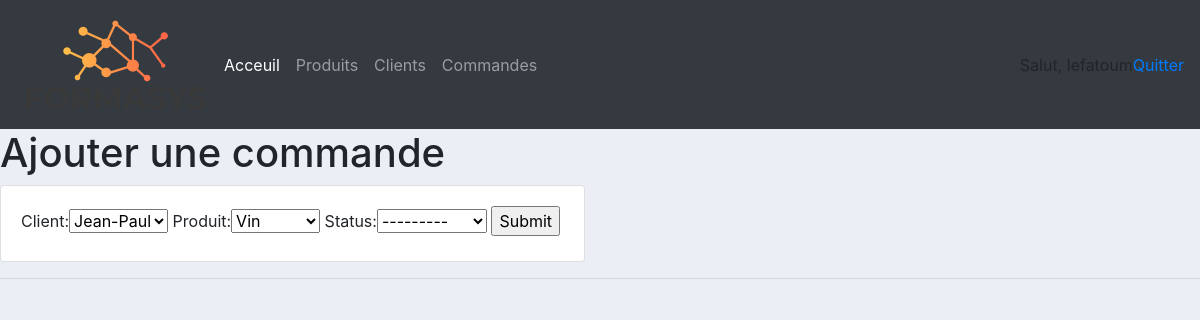
Screenshot of /commande/modifier_commande/1 (signed in) with the database file from the repository.
### commande/models.py (models this page shows, shortened)
class Commande(models.Model):
    STATUS = (('en instance', 'en instance'), ('non livré', 'non livré'), ('livré', 'livré"'))
    client = models.ForeignKey(Client, null=True, on_delete=models.SET_NULL)
    produit = models.ForeignKey(Produit, null=True, on_delete=models.SET_NULL)
    status = models.CharField(max_length=200, null=True,choices=STATUS)
    date_creation = models.DateTimeField(auto_now_add=True, null=True)

### commande/views.py (the view)
# urls.py: path('modifier_commande/<str:pk>', views.modifier_commande, name='modifier_commande'),
@login_required(login_url='acces')
def modifier_commande(request, pk):
    commande = Commande.objects.get(id=pk)
    form = CommandeForm(instance=commande)
    if request.method == 'POST':
        form = CommandeForm(request.POST, instance=commande)
        if form.is_valid():
            form.save()
            return redirect('/')
    context = {'form': form}
    return render(request, 'commande/ajouter_commande.html', context)

### commande/forms.py
class CommandeForm(ModelForm):
    class Meta:
        model = Commande
        fields = '__all__'

### client/models.py (called while the page is built)
    def __str__(self):
            return self.nom

### produit/models.py (called while the page is built)
    def __str__(self):
        return self.nom

### templates/commande/ajouter_commande.html (shortened to what this page needs)
{% extends 'main.html' %}
    {% block content %}
    <h1>Ajouter une commande</h1>
<div class="row">
<div class="col-md-6">
    <div class="card card-body">
    <form action="" method="POST">
        {{form}}
        <input type="submit" name="Envoyer">
    </form>
    </div>
    </div>
</div>
    {% endblock content %}

### templates/base/navbar.html (shortened to what this page needs)
{% load static %}
<nav class="navbar navbar-expand-lg navbar-dark bg-dark">
  <img src="{% static 'images/logo.png' %}">
  <div class="collapse navbar-collapse" id="navbarNav">
    <ul class="navbar-nav">
      <li class="nav-item active">
        <a class="nav-link" href="#">Acceuil</a>
      </li>
        <li class="nav-item">
        <a class="nav-link" href="#">Produits</a>
      </li>
      <li class="nav-item">
        <a class="nav-link" href="#">Clients</a>
      </li>
      <li class="nav-item">
        <a class="nav-link" href="#">Commandes</a>
      </li>
    </ul>
  </div>
  <span>Salut, {{request.user}} </span>
  <span><a href="{% url 'quitter' %}"> Quitter</a></span>
</nav>

### static/css/main.css (style rules this page uses)
body { background-color: #ebeff5; }

### rows the page displays
Commande: client "Jean-Paul", produit "Vin", status "---------"

### other values shown
{{ request.user }} "lefatoum"
